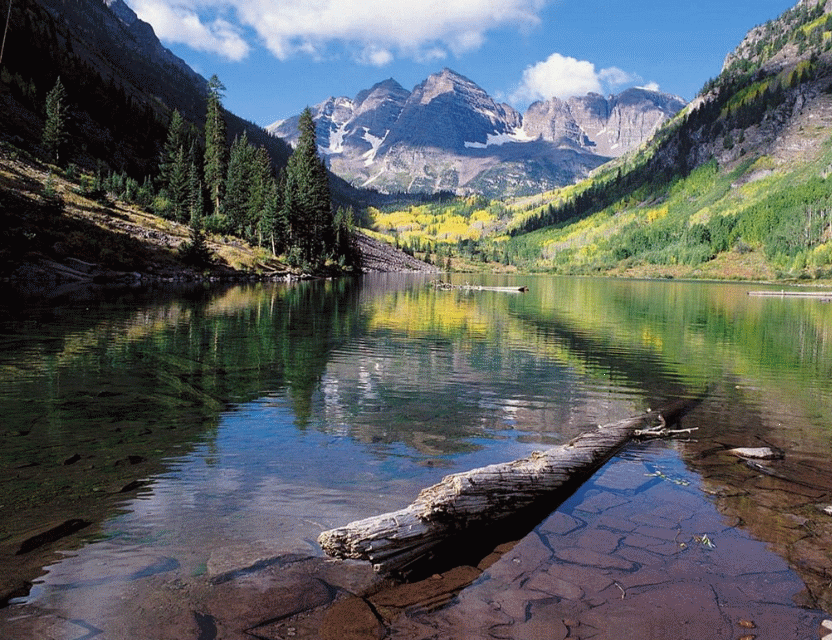
%> input picture h3/problem4/river.gif, 832 x 640 px
$ octave problem4.m   (GNU Octave 9; MATLAB toolbox functions it lacks are replaced by stand-ins)
%> lines starting %> are read from the running program, lines starting %| are printed output that depends on the picture
### h3/problem4/uniform.m
function [ds, rs] = uniform(x, lv)
    x = double(x);
    ds = zeros(lv+1,1);
    rs = zeros(lv,1);

    deta = (ceil(max(x(:))) - floor(min(x(:)))) / lv;

    ds(1) = floor(min(x(:)));
    for i = 2: lv+1
        ds(i) = ds(i-1)+deta;
    end

    for i = 1: lv
        rs(i) = (ds(i)+ds(i+1))/2;
    end
end

### h3/problem4/quantize.m
function [qG] = quantize(dG2, dOfTerm, dOfEle, ith)
    m = 640 / 8;
    n = 832 / 8;
    % do quantize of data
    qG = zeros(640, 832);
    for i = 1:m
        for j = 1:n
            B = flip(dG2{i,j}, 2);

            newMatrix = zeros(8, 8);

            %dc term
            [qx] = quantize2D(diag(B, 7), dOfTerm);
            newMatrix = newMatrix + diag(qx, 7);

            if ith > 1
                for k = 2:1:ith
                    [qxOfEle] = quantize2D(diag(B, 8-k), dOfEle);
                    newMatrix = newMatrix + diag(qxOfEle, 8-k);
                end
            end

            newBlock = flip(newMatrix,2);
            qG(((i-1)*8+1):(i*8),((j-1)*8+1):(j*8)) = newBlock;
        end
    end
end

### h3/problem4/problem4.m
[I,map] = imread('river.gif');
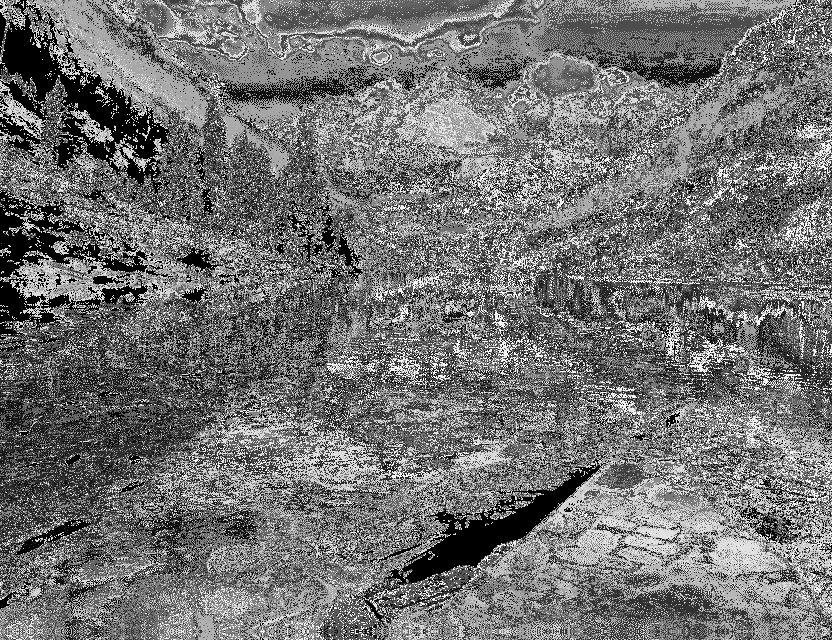
%> I: size 640x832 uint8; min 0, max 255, mean 114
%> map = 256 rows, first 12: [0.0353 0.0235 0.0275; 0.376 0.514 0.267; 0.639 0.545 0.31; 0.145 0.267 0.145; 0.396 0.282 0.2; 0.714 0.765 0.392; 0.318 0.518 0.718; 0.263 0.404 0.192; 0.643 0.58 0.596; 0.722 0.769 0.675; 0.408 0.408 0.22; 0.137 0.271 0.443]
G = ind2gray(I, map);
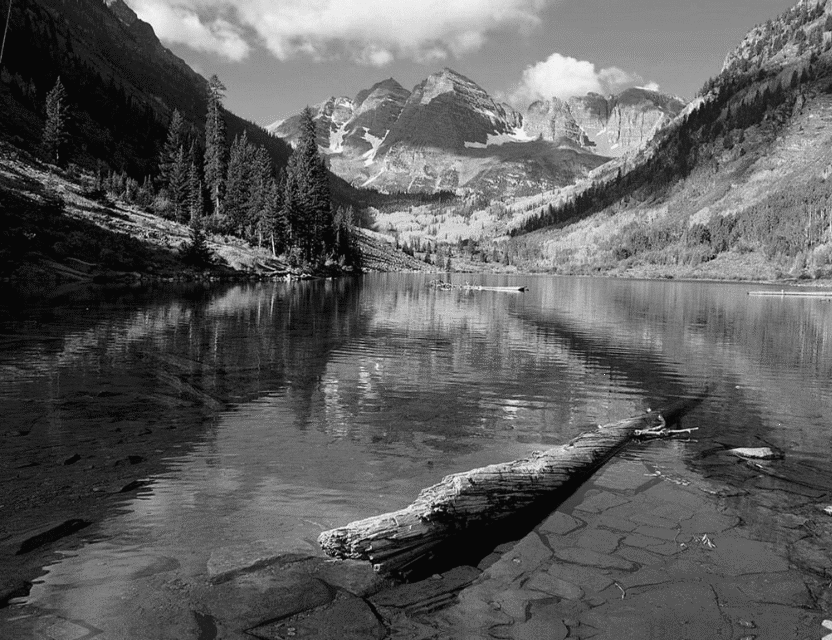
%> G: size 640x832 single; min 0.0275, max 0.954, mean 0.368

dG = blockproc(G,[8 8],@(blkStruct) dct2(blkStruct.data));
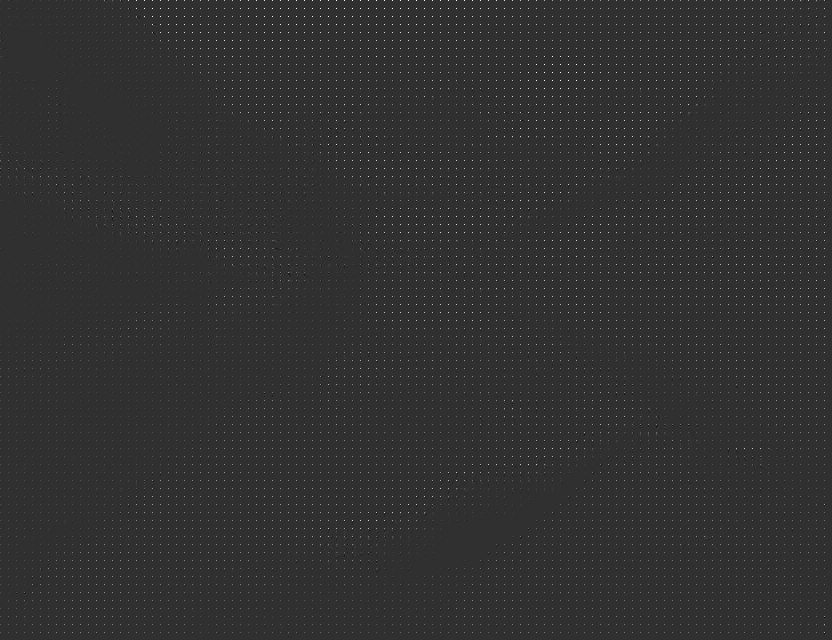
%> dG: size 640x832 single; min -1.78, max 7.6, mean 0.0462; drawn with min black and max white

% get all the dc term elements
size(dG)
%> ans = [640 832]

m = 640 / 8;
n = 832 / 8;

rowDim = zeros(m, 1);
for i = 1:m
    rowDim(i) = 8;
end
colDim = zeros(n, 1);
for i = 1:n
    colDim(i) = 8;
end

% split the matrix into 8*8 block matrix
dG2 = mat2cell(dG, rowDim, colDim);
%> dG2 = 8320 items

%% collect all the data of term and element that need to be a 4-level quantize
count = 1;
dcTerm = zeros(m*n, 1);

cn14 = 1;
element14 = zeros(m*n*14, 1);

cn9 = 1;
element9 = zeros(m*n*9, 1);

cn5 = 1;
element5 = zeros(m*n*5, 1);

for i = 1:m
    for j = 1:n
        B = flip(dG2{i,j}, 2);

        %dc term
        dcTerm(count) = diag(B, 7);

        % element14
        for k = 2:1:5
            tmp = diag(B, 8-k);
            for z = 1: length(tmp)
                element14(cn14) = tmp(z);
                cn14 = cn14+1;
            end
        end

        % element9
        for k = 2:1:4
            tmp = diag(B, 8-k);
            for z = 1: length(tmp)
                element9(cn9) = tmp(z);
                cn9 = cn9+1;
            end
        end

        % element5
        for k = 2:1:3
            tmp = diag(B, 8-k);
            for z = 1: length(tmp)
                element5(cn5) = tmp(z);
                cn5 = cn5+1;
            end
        end

        count = count + 1;
    end
end
%> after the loop, cn14 = 116481; cn5 = 41601; cn9 = 74881; count = 8321

%% do uniform 8-level quantizer of DC term
[dOfTerm, rOfTerm] = uniform(dcTerm, 8);
%> in uniform, `deta = (ceil(max(x(:))) - floor(min(x(:)))) / lv;`: deta = 1
%> after the loop in uniform, `for i = 2: lv+1`: ds = [0; 1; 2; 3; 4; 5; 6; 7; 8]
%> after the loop in uniform, `for i = 1: lv`: rs = [0.5; 1.5; 2.5; 3.5; 4.5; 5.5; 6.5; 7.5]
%> dOfTerm = [0; 1; 2; 3; 4; 5; 6; 7; 8]; rOfTerm = [0.5; 1.5; 2.5; 3.5; 4.5; 5.5; 6.5; 7.5]

%% do e 4-level uniform quantizer of element
[dOfEle14, rOfEle14]= uniform(element14, 4);
%> dOfEle14 = [-2; -1; 0; 1; 2]; rOfEle14 = [-1.5; -0.5; 0.5; 1.5]
[dOfEle9, rOfEle9]= uniform(element9, 4);
%> dOfEle9 = [-2; -1; 0; 1; 2]; rOfEle9 = [-1.5; -0.5; 0.5; 1.5]
[dOfEle5, rOfEle5]= uniform(element5, 4);
%> dOfEle5 = [-2; -1; 0; 1; 2]; rOfEle5 = [-1.5; -0.5; 0.5; 1.5]

%% do quantize of data
[qG14] = quantize(dG2, dOfTerm, dOfEle14, 5);
%> after the loop in quantize, `for i = 1:m`:
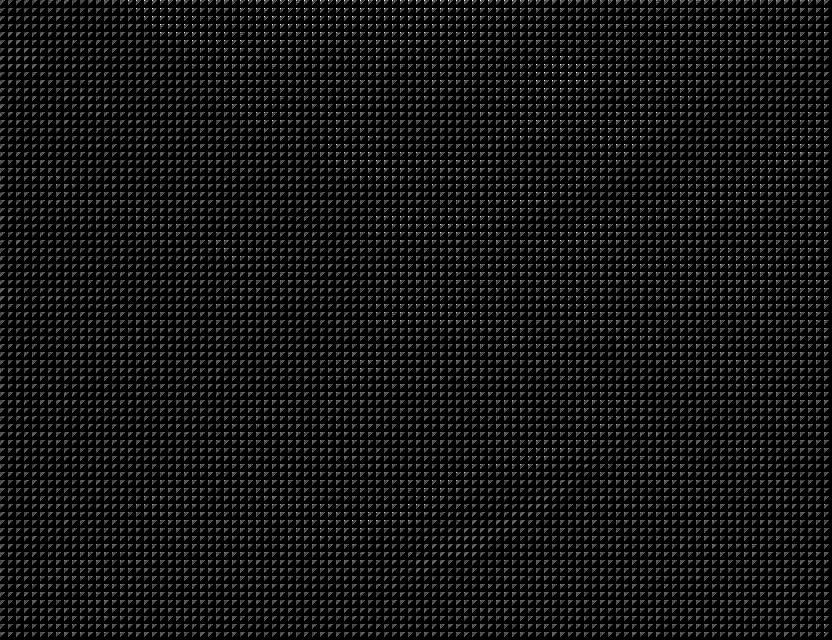
%> qG: size 640x832 double; min 0, max 8, mean 0.602; drawn with min black and max white
%> after the loop in quantize, `for i = 1:m`: qxOfEle = [2; 2; 3; 3; 3]
[qG9] = quantize(dG2, dOfTerm, dOfEle9, 4);
%> (the run ends here)
